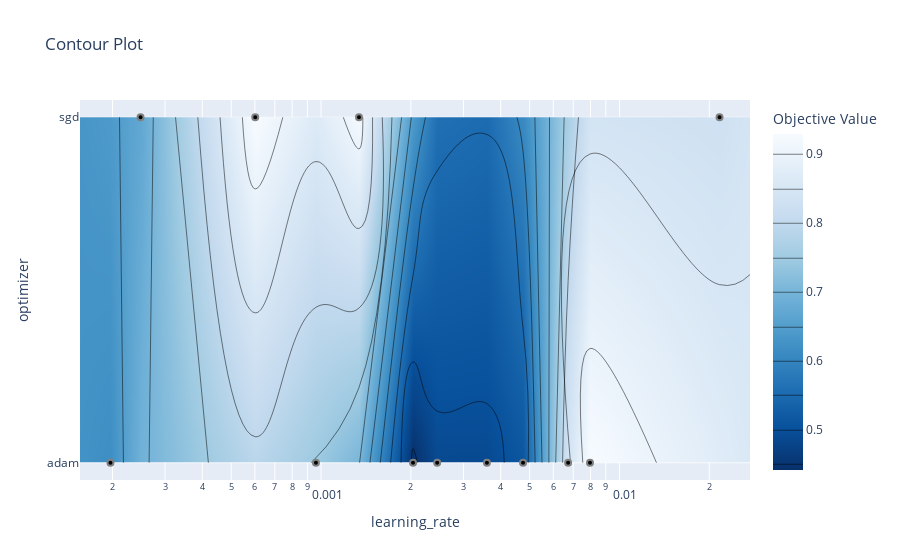

Notebook source saved alongside this figure:
### Code cell
# plot the estimated accuracy surface over hyperparameters:
fig = optuna.visualization.plot_contour(study_vis, params=['learning_rate', 'optimizer'])
fig.show()

### Figure 1 — Plotly figure (JSON) as saved in the notebook; plotly's stock layout.template omitted (floating-point values rounded to 4 significant figures)
{"data": [{"colorbar": {"title": {"text": "Objective Value"}}, "colorscale": [[0, "rgb(247,251,255)"], [0.125, "rgb(222,235,247)"], [0.25, "rgb(198,219,239)"], [0.375, "rgb(158,202,225)"], [0.5, "rgb(107,174,214)"], [0.625, "rgb(66,146,198)"], [0.75, "rgb(33,113,181)"], [0.875, "rgb(8,81,156)"], [1, "rgb(8,48,107)"]], "connectgaps": true, "contours": {"coloring": "heatmap"}, "hoverinfo": "none", "line": {"smoothing": 1.3}, "reversescale": true, "type": "contour", "x": [0.0001557, 0.0001969, 0.0002484, 0.0006018, 0.0009612, 0.00134, 0.002033, 0.00245, 0.003596, 0.004751, 0.006729, 0.007966, 0.02165, 0.02738], "y": ["adam", "sgd"], "z": [[null, 0.6176, null, null, 0.7467, null, 0.4419, 0.4892, 0.489, 0.5119, 0.8405, 0.9294, null, null], [null, null, 0.6715, 0.929, null, 0.9199, null, null, null, null, null, null, 0.8292, null]]}, {"marker": {"color": "black", "line": {"color": "Grey", "width": 2}}, "mode": "markers", "showlegend": false, "type": "scatter", "x": [0.0002484, 0.00134, 0.02165, 0.00245, 0.0001969, 0.0009612, 0.007966, 0.006729, 0.0006018, 0.004751, 0.003596, 0.002033], "y": ["sgd", "sgd", "sgd", "adam", "adam", "adam", "adam", "adam", "sgd", "adam", "adam", "adam"]}], "layout": {"title": {"text": "Contour Plot"}, "xaxis": {"range": [-3.808, -1.563], "title": {"text": "learning_rate"}, "type": "log"}, "yaxis": {"range": [-0.05, 1.05], "title": {"text": "optimizer"}, "type": "category"}}}
